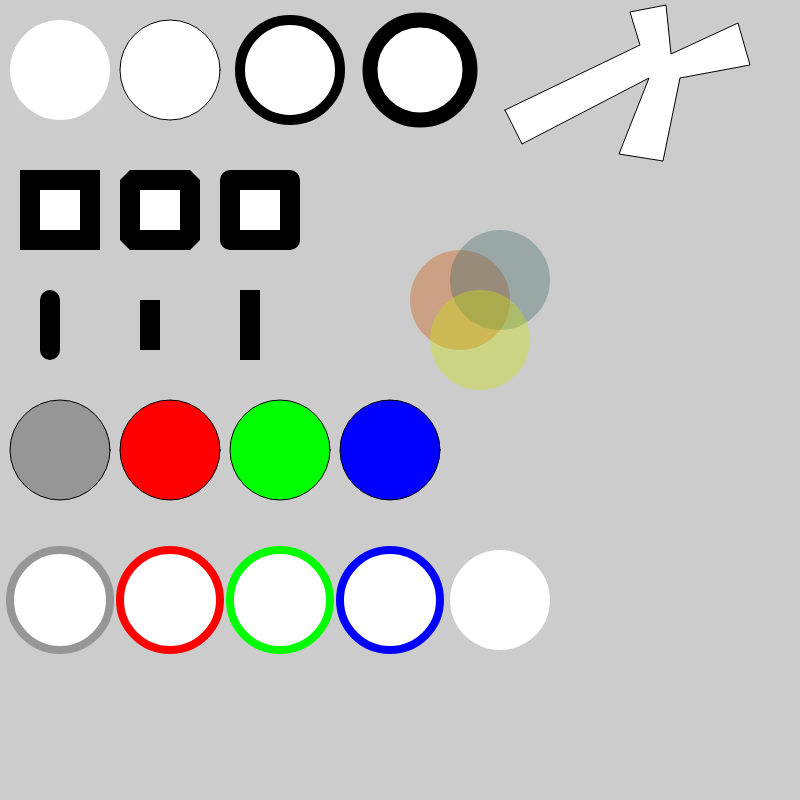
Frame 1 (no input)
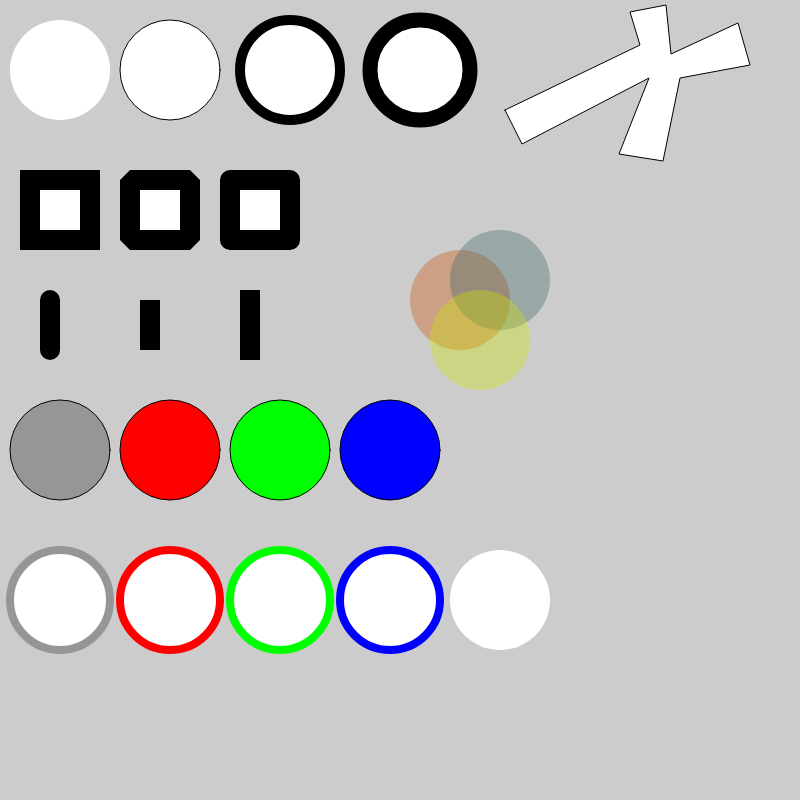
Frame 60 (no input)
Frame 120 (the mouse pressed at the canvas centre since frame 60): identical to frame 60, image omitted

The p5.js sketch that drew these frames (run headless with seeded random() and noise() and a simulated clock; from frame 60 on, the mouse is pressed at the canvas centre):

// p5.js sketch
// ── sketch.js
function setup() {
  createCanvas(800, 800);
}

function draw() {
  background(204);

  // stroke weight
  strokeWeight(0);
  circle(60, 70, 100);
  strokeWeight(1);
  circle(170, 70, 100);
  strokeWeight(10);
  circle(290, 70, 100);
  strokeWeight(15);
  circle(420, 70, 100);

  // stroke join
  strokeWeight(20);
  strokeJoin(MITER);
  square(30, 180, 60);
  strokeJoin(BEVEL);
  square(130, 180, 60);
  strokeJoin(ROUND);
  square(230, 180, 60);

  // stroke cap
  strokeWeight(20);
  strokeCap(ROUND);
  line(50, 300, 50, 350);
  strokeCap(SQUARE);
  line(150, 300, 150, 350);
  strokeCap(PROJECT);
  line(250, 300, 250, 350);

  // reset attributes
  strokeWeight(1);

  // fill colour
  fill(150);
  circle(60, 450, 100);
  fill(255, 0, 0);
  circle(170, 450, 100);
  fill(0, 255, 0);
  circle(280, 450, 100);
  fill(0, 0, 255);
  circle(390, 450, 100);

  // reset attributes
  fill(255);

  // stroke colour
  strokeWeight(8);
  stroke(150);
  circle(60, 600, 100);
  stroke(255, 0, 0);
  circle(170, 600, 100);
  stroke(0, 255, 0);
  circle(280, 600, 100);
  stroke(0, 0, 255);
  circle(390, 600, 100);
  stroke(0, 0, 255);
  noStroke();
  circle(500, 600, 100);

  // transparency
  noStroke();
  fill(204, 80, 0, 90);
  circle(460, 300, 100);
  fill(60, 100, 100, 90);
  circle(500, 280, 100);
  fill(204, 230, 0, 90);
  circle(480, 340, 100);

  // reset attributes
  strokeWeight(1);
  fill(255);  
  stroke(0);

  // custom shape
  beginShape();
  vertex(505, 110);
  vertex(640, 45);
  vertex(630, 12);
  vertex(666, 5);
  vertex(671, 54);
  vertex(738, 23);
  vertex(750, 65);
  vertex(680, 78);
  vertex(663, 161);
  vertex(619, 154);
  vertex(649, 78);
  vertex(522, 144);
  endShape(CLOSE);

}
